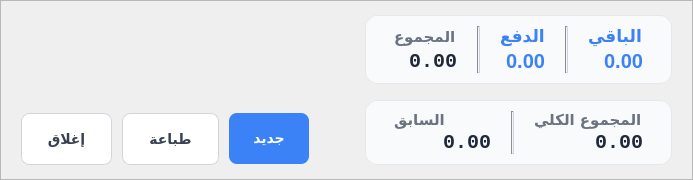
        <widget class="QFrame" name="Frame_BottomFooter">
         <property name="maximumSize">
          <size>
           <width>16777215</width>
           <height>185</height>
          </size>
         </property>
         <property name="styleSheet">
          <string notr="true">QFrame#Frame_BottomFooter {
    background-color: rgba(255, 255, 255, 0.82);
    border-top: 1px solid #E5E7EB;
    border-bottom-left-radius: 20px;
    border-bottom-right-radius: 20px;
    min-height: 76px;
}</string>
         </property>
         <property name="frameShape">
          <enum>QFrame::StyledPanel</enum>
         </property>
         <property name="frameShadow">
          <enum>QFrame::Plain</enum>
         </property>
         <layout class="QHBoxLayout" name="footerLayout">
          <property name="spacing">
           <number>16</number>
          </property>
          <property name="leftMargin">
           <number>20</number>
          </property>
          <property name="topMargin">
           <number>14</number>
          </property>
          <property name="rightMargin">
           <number>20</number>
          </property>
          <property name="bottomMargin">
           <number>14</number>
          </property>
          <item>
           <layout class="QVBoxLayout" name="verticalLayout_2">
            <property name="spacing">
             <number>0</number>
            </property>
            <property name="topMargin">
             <number>0</number>
            </property>
            <property name="rightMargin">
             <number>0</number>
            </property>
            <item>
             <spacer name="verticalSpacer">
              <property name="orientation">
               <enum>Qt::Vertical</enum>
              </property>
              <property name="sizeHint" stdset="0">
               <size>
                <width>20</width>
                <height>40</height>
               </size>
              </property>
             </spacer>
            </item>
            <item>
             <layout class="QHBoxLayout" name="horizontalLayout">
              <property name="spacing">
               <number>10</number>
              </property>
              <item>
               <widget class="QToolButton" name="Button_CloseWindow">
                <property name="font">
                 <font>
                  <family>Tajawal</family>
                  <pointsize>-1</pointsize>
                  <weight>62</weight>
                  <bold>true</bold>
                 </font>
                </property>
                <property name="cursor">
                 <cursorShape>PointingHandCursor</cursorShape>
                </property>
                <property name="styleSheet">
                 <string notr="true">QToolButton#Button_CloseWindow {
    background-color: #FFFFFF;
    border: 1px solid #D1D5DB;
    border-radius: 8px;
    color: #374151;
    font-size: 14px;
    font-weight: 500;
    padding: 7px 20px;
    min-height: 36px;
    spacing: 6px;
}
QToolButton#Button_CloseWindow:hover {
    background-color: #F9FAFB;
    border-color: #9CA3AF;
}
QToolButton#Button_CloseWindow:pressed { background-color: #F3F4F6; }</string>
                </property>
                <property name="text">
                 <string>إغلاق</string>
                </property>
                <property name="toolButtonStyle">
                 <enum>Qt::ToolButtonTextBesideIcon</enum>
                </property>
               </widget>
              </item>
              <item>
               <widget class="QToolButton" name="Button_PrintTransaction">
                <property name="font">
                 <font>
                  <family>Tajawal</family>
                  <pointsize>-1</pointsize>
                  <weight>62</weight>
                  <bold>true</bold>
                 </font>
                </property>
                <property name="cursor">
                 <cursorShape>PointingHandCursor</cursorShape>
                </property>
                <property name="styleSheet">
                 <string notr="true">QToolButton#Button_PrintTransaction {
    background-color: #FFFFFF;
    border: 1px solid #D1D5DB;
    border-radius: 8px;
    color: #374151;
    font-size: 14px;
    font-weight: 500;
    padding: 7px 20px;
    min-height: 36px;
    spacing: 6px;
}
QToolButton#Button_PrintTransaction:hover {
    background-color: #F9FAFB;
    border-color: #9CA3AF;
}
QToolButton#Button_PrintTransaction:pressed { background-color: #F3F4F6; }</string>
                </property>
                <property name="text">
                 <string>طباعة</string>
                </property>
                <property name="toolButtonStyle">
                 <enum>Qt::ToolButtonTextBesideIcon</enum>
                </property>
               </widget>
              </item>
              <item>
               <widget class="QToolButton" name="Button_NewTransaction">
                <property name="font">
                 <font>
                  <family>Tajawal</family>
                  <pointsize>-1</pointsize>
                  <weight>75</weight>
                  <bold>true</bold>
                 </font>
                </property>
                <property name="cursor">
                 <cursorShape>PointingHandCursor</cursorShape>
                </property>
                <property name="styleSheet">
                 <string notr="true">QToolButton#Button_NewTransaction {
    background-color: #3B82F6;
    color: #FFFFFF;
    border: none;
    border-radius: 8px;
    font-size: 14px;
    font-weight: 600;
    padding: 7px 18px;
    min-height: 34px;
    spacing: 6px;
}
QToolButton#Button_NewTransaction:hover { background-color: #2563EB; }
QToolButton#Button_NewTransaction:pressed { background-color: #1D4ED8; }</string>
                </property>
                <property name="text">
                 <string>جديد</string>
                </property>
                <property name="toolButtonStyle">
                 <enum>Qt::ToolButtonTextBesideIcon</enum>
                </property>
               </widget>
              </item>
             </layout>
            </item>
           </layout>
          </item>
          <item>
           <spacer name="footerSpacer">
            <property name="orientation">
             <enum>Qt::Horizontal</enum>
            </property>
            <property name="sizeHint" stdset="0">
             <size>
              <width>40</width>
              <height>20</height>
             </size>
            </property>
           </spacer>
          </item>
          <item>
           <layout class="QVBoxLayout" name="verticalLayout">
            <property name="rightMargin">
             <number>0</number>
            </property>
            <property name="bottomMargin">
             <number>0</number>
            </property>
            <item>
             <widget class="QFrame" name="Frame_TotalsSecondary">
              <property name="styleSheet">
               <string notr="true">QFrame#Frame_TotalsSecondary {
    background-color: #F9FAFB;
    border: 1px solid #E5E7EB;
    border-radius: 12px;
    padding: 0 8px;
}</string>
              </property>
              <property name="frameShape">
               <enum>QFrame::StyledPanel</enum>
              </property>
              <property name="frameShadow">
               <enum>QFrame::Plain</enum>
              </property>
              <layout class="QHBoxLayout" name="totalsLayout_2">
               <property name="spacing">
                <number>20</number>
               </property>
               <property name="leftMargin">
                <number>20</number>
               </property>
               <property name="topMargin">
                <number>10</number>
               </property>
               <property name="rightMargin">
                <number>20</number>
               </property>
               <property name="bottomMargin">
                <number>10</number>
               </property>
               <item>
                <layout class="QVBoxLayout" name="subtotalLayout_4">
                 <property name="spacing">
                  <number>2</number>
                 </property>
                 <item alignment="Qt::AlignLeft">
                  <widget class="QLabel" name="Label_TotalAmountHeader">
                   <property name="font">
                    <font>
                     <family>Tajawal</family>
                     <pointsize>-1</pointsize>
                     <weight>87</weight>
                     <bold>true</bold>
                    </font>
                   </property>
                   <property name="styleSheet">
                    <string notr="true">QLabel#Label_TotalAmountHeader {
    color: #6B7280;
    font-size: 15px;
    font-weight: 700;
}</string>
                   </property>
                   <property name="text">
                    <string>المجموع</string>
                   </property>
                   <property name="alignment">
                    <set>Qt::AlignRight|Qt::AlignTrailing|Qt::AlignVCenter</set>
                   </property>
                  </widget>
                 </item>
                 <item>
                  <widget class="QLabel" name="Label_GrandTotalValue">
                   <property name="font">
                    <font>
                     <family>Courier New</family>
                     <pointsize>-1</pointsize>
                     <weight>75</weight>
                     <bold>true</bold>
                    </font>
                   </property>
                   <property name="layoutDirection">
                    <enum>Qt::LeftToRight</enum>
                   </property>
                   <property name="styleSheet">
                    <string notr="true">QLabel#Label_GrandTotalValue {
    color: #1F2937;
    font-family: 'Courier New', monospace;
    font-size: 20px;
    font-weight: 600;
}</string>
                   </property>
                   <property name="text">
                    <string>0.00</string>
                   </property>
                   <property name="alignment">
                    <set>Qt::AlignRight|Qt::AlignTrailing|Qt::AlignVCenter</set>
                   </property>
                  </widget>
                 </item>
                </layout>
               </item>
               <item>
                <widget class="QFrame" name="Separator_TotalsPrimaryRight">
                 <property name="styleSheet">
                  <string notr="true">QFrame#Separator_TotalsPrimaryRight {
    background-color: #D1D5DB;
    max-width: 1px;
    min-width: 1px;
}</string>
                 </property>
                 <property name="frameShape">
                  <enum>QFrame::VLine</enum>
                 </property>
                 <property name="frameShadow">
                  <enum>QFrame::Sunken</enum>
                 </property>
                </widget>
               </item>
               <item>
                <layout class="QVBoxLayout" name="grandTotalLayout">
                 <property name="spacing">
                  <number>2</number>
                 </property>
                 <item alignment="Qt::AlignLeft">
                  <widget class="QLabel" name="Label_PayHeader">
                   <property name="font">
                    <font>
                     <family>Tajawal</family>
                     <pointsize>-1</pointsize>
                     <weight>87</weight>
                     <bold>true</bold>
                    </font>
                   </property>
                   <property name="styleSheet">
                    <string notr="true">QLabel#Label_PayHeader {
    color: #3B82F6;
    font-size: 17px;
    font-weight: 700;
}</string>
                   </property>
                   <property name="text">
                    <string>الدفع</string>
                   </property>
                   <property name="alignment">
                    <set>Qt::AlignRight|Qt::AlignTrailing|Qt::AlignVCenter</set>
                   </property>
                  </widget>
                 </item>
                 <item>
                  <widget class="QLabel" name="Label_PayValue">
                   <property name="layoutDirection">
                    <enum>Qt::LeftToRight</enum>
                   </property>
                   <property name="styleSheet">
                    <string notr="true">QLabel#Label_PayValue {
    color: #3B82F6;
    font-family: 'Courier New', monospace;
    font-size: 20px;
    font-weight: 700;
}</string>
                   </property>
                   <property name="text">
                    <string>0.00</string>
                   </property>
                   <property name="alignment">
                    <set>Qt::AlignRight|Qt::AlignTrailing|Qt::AlignVCenter</set>
                   </property>
                  </widget>
                 </item>
                </layout>
               </item>
               <item>
                <widget class="QFrame" name="Separator_TotalsSecondary">
                 <property name="styleSheet">
                  <string notr="true">QFrame#Separator_TotalsSecondary {
    background-color: #D1D5DB;
    max-width: 1px;
    min-width: 1px;
}</string>
                 </property>
                 <property name="frameShape">
                  <enum>QFrame::VLine</enum>
                 </property>
                 <property name="frameShadow">
                  <enum>QFrame::Sunken</enum>
                 </property>
                </widget>
               </item>
               <item>
                <layout class="QVBoxLayout" name="grandTotalLayout_2">
                 <property name="spacing">
                  <number>2</number>
                 </property>
                 <item alignment="Qt::AlignLeft">
                  <widget class="QLabel" name="Label_RemainingTotalHeader">
                   <property name="font">
                    <font>
                     <family>Tajawal</family>
                     <pointsize>-1</pointsize>
                     <weight>87</weight>
                     <bold>true</bold>
                    </font>
                   </property>
                   <property name="styleSheet">
                    <string notr="true">QLabel#Label_RemainingTotalHeader {
    color: #3B82F6;
    font-size: 17px;
    font-weight: 700;
}</string>
                   </property>
                   <property name="text">
                    <string>الباقي</string>
                   </property>
                   <property name="alignment">
                    <set>Qt::AlignRight|Qt::AlignTrailing|Qt::AlignVCenter</set>
                   </property>
                  </widget>
                 </item>
                 <item>
                  <widget class="QLabel" name="Label_OverallRemainingValue">
                   <property name="layoutDirection">
                    <enum>Qt::LeftToRight</enum>
                   </property>
                   <property name="styleSheet">
                    <string notr="true">QLabel#Label_OverallRemainingValue {
    color: #3B82F6;
    font-family: 'Courier New', monospace;
    font-size: 20px;
    font-weight: 700;
}</string>
                   </property>
                   <property name="text">
                    <string>0.00</string>
                   </property>
                   <property name="alignment">
                    <set>Qt::AlignRight|Qt::AlignTrailing|Qt::AlignVCenter</set>
                   </property>
                  </widget>
                 </item>
                </layout>
               </item>
              </layout>
             </widget>
            </item>
            <item>
             <widget class="QFrame" name="Frame_TotalsPrimary">
              <property name="styleSheet">
               <string notr="true">QFrame#Frame_TotalsPrimary {
    background-color: #F9FAFB;
    border: 1px solid #E5E7EB;
    border-radius: 12px;
    padding: 0 8px;
}</string>
              </property>
              <property name="frameShape">
               <enum>QFrame::StyledPanel</enum>
              </property>
              <property name="frameShadow">
               <enum>QFrame::Plain</enum>
              </property>
              <layout class="QHBoxLayout" name="totalsLayout">
               <property name="spacing">
                <number>20</number>
               </property>
               <property name="leftMargin">
                <number>20</number>
               </property>
               <property name="topMargin">
                <number>10</number>
               </property>
               <property name="rightMargin">
                <number>20</number>
               </property>
               <property name="bottomMargin">
                <number>10</number>
               </property>
               <item>
                <layout class="QVBoxLayout" name="subtotalLayout_2">
                 <property name="spacing">
                  <number>2</number>
                 </property>
                 <item alignment="Qt::AlignLeft">
                  <widget class="QLabel" name="Label_PreviousTotalHeader">
                   <property name="font">
                    <font>
                     <family>Tajawal</family>
                     <pointsize>-1</pointsize>
                     <weight>87</weight>
                     <bold>true</bold>
                    </font>
                   </property>
                   <property name="styleSheet">
                    <string notr="true">QLabel#Label_PreviousTotalHeader {
    color: #6B7280;
    font-size: 15px;
    font-weight: 700;
}</string>
                   </property>
                   <property name="text">
                    <string>السابق</string>
                   </property>
                   <property name="alignment">
                    <set>Qt::AlignRight|Qt::AlignTrailing|Qt::AlignVCenter</set>
                   </property>
                  </widget>
                 </item>
                 <item>
                  <widget class="QLabel" name="Label_PreviousTotalValue">
                   <property name="font">
                    <font>
                     <family>Courier New</family>
                     <pointsize>-1</pointsize>
                     <weight>75</weight>
                     <bold>true</bold>
                    </font>
                   </property>
                   <property name="layoutDirection">
                    <enum>Qt::LeftToRight</enum>
                   </property>
                   <property name="styleSheet">
                    <string notr="true">QLabel#Label_PreviousTotalValue {
    color: #1F2937;
    font-family: 'Courier New', monospace;
    font-size: 20px;
    font-weight: 600;
}</string>
                   </property>
                   <property name="text">
                    <string>0.00</string>
                   </property>
                   <property name="alignment">
                    <set>Qt::AlignRight|Qt::AlignTrailing|Qt::AlignVCenter</set>
                   </property>
                  </widget>
                 </item>
                </layout>
               </item>
               <item>
                <widget class="QFrame" name="Separator_TotalsPrimaryLeft">
                 <property name="styleSheet">
                  <string notr="true">QFrame#Separator_TotalsPrimaryLeft {
    background-color: #D1D5DB;
    max-width: 1px;
    min-width: 1px;
}</string>
                 </property>
                 <property name="frameShape">
                  <enum>QFrame::VLine</enum>
                 </property>
                 <property name="frameShadow">
                  <enum>QFrame::Sunken</enum>
                 </property>
                </widget>
               </item>
               <item>
                <layout class="QVBoxLayout" name="subtotalLayout">
                 <property name="spacing">
                  <number>2</number>
                 </property>
                 <item alignment="Qt::AlignLeft">
                  <widget class="QLabel" name="Label_GrandTotalHeader">
                   <property name="font">
                    <font>
                     <family>Tajawal</family>
                     <pointsize>-1</pointsize>
                     <weight>87</weight>
                     <bold>true</bold>
                    </font>
                   </property>
                   <property name="styleSheet">
                    <string notr="true">QLabel#Label_GrandTotalHeader {
    color: #6B7280;
    font-size: 15px;
    font-weight: 700;
}</string>
                   </property>
                   <property name="text">
                    <string>المجموع الكلي</string>
                   </property>
                   <property name="alignment">
                    <set>Qt::AlignRight|Qt::AlignTrailing|Qt::AlignVCenter</set>
                   </property>
                  </widget>
                 </item>
                 <item>
                  <widget class="QLabel" name="Label_TotalAmountValue">
                   <property name="font">
                    <font>
                     <family>Courier New</family>
                     <pointsize>-1</pointsize>
                     <weight>75</weight>
                     <bold>true</bold>
                    </font>
                   </property>
                   <property name="layoutDirection">
                    <enum>Qt::LeftToRight</enum>
                   </property>
                   <property name="styleSheet">
                    <string notr="true">QLabel#Label_TotalAmountValue {
    color: #1F2937;
    font-family: 'Courier New', monospace;
    font-size: 20px;
    font-weight: 600;
}</string>
                   </property>
                   <property name="text">
                    <string>0.00</string>
                   </property>
                   <property name="alignment">
                    <set>Qt::AlignRight|Qt::AlignTrailing|Qt::AlignVCenter</set>
                   </property>
                  </widget>
                 </item>
                </layout>
               </item>
              </layout>
             </widget>
            </item>
           </layout>
          </item>
         </layout>
        </widget>
